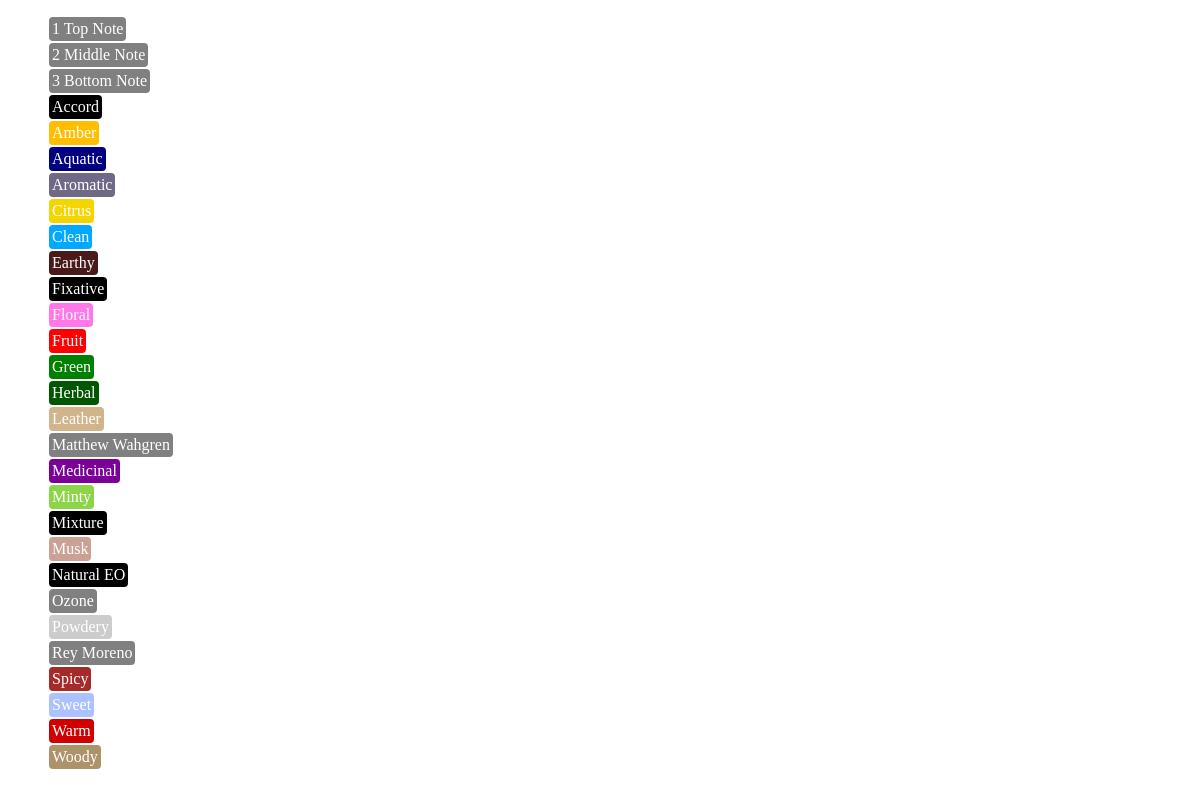
The page /materials/tags/ on the database its author committed.
### materials/models.py (models this page shows, shortened)
class Tag(models.Model):
	name = models.CharField(max_length=50)
	description = models.TextField(blank=True, null=True)
	materials = models.ManyToManyField(Material, blank=True)
	text_color = models.CharField(max_length=30, default="white")
	background_color = models.CharField(max_length=30, default="gray")
	category = models.ForeignKey(Category, on_delete=models.SET_NULL, null=True)
	date_created = models.DateTimeField(default=datetime.now)
	date_edited = models.DateTimeField(default=datetime.now)
	class Meta:
		ordering = ["category", "name"]

### materials/views.py (the view)
# urls.py: path("tags/", views.TagListView.as_view(), name="tag_list"),
class TagListView(generic.ListView):
	template_name = "materials/tag_list_view.html"
	context_object_name = "tag_list"
	def get_queryset(self):
		return Tag.objects.order_by("name")

### materials/templates/materials/tag_list_view.html (shortened to what this page needs)
{% extends "materials/base.html" %}
{% block content %}
	{% include "materials/tag_list.html" with tag_list=tag_list %}
{% endblock %}

### materials/templates/materials/tag_list.html
<ul class="list">
{% for tag in tag_list %}
	<li>
		<a href="{% url 'materials:tag_detail' tag.id %}">{% include "materials/tag.html" with tag=tag %}</a>
	</li>
{% endfor %}
</ul>

### materials/templates/materials/tag.html
<span style="color: {{tag.text_color}}; background-color: {{tag.background_color}}; padding: 3px; margin: 1px; display: inline-block; border-radius: 4px;">{{tag.name}}</span>

### materials/static/materials/style.css (style rules this page uses)
ul.list li { list-style-type: none; }

### rows shown on the page
Tag: name "1 Top Note"
Tag: name "2 Middle Note"
Tag: name "3 Bottom Note"
Tag: name "Accord"
Tag: name "Amber"
Tag: name "Aquatic"
Tag: name "Aromatic"
Tag: name "Citrus"
Tag: name "Clean"
Tag: name "Earthy"
Tag: name "Fixative"
Tag: name "Floral"
Tag: name "Fruit"
Tag: name "Green"
Tag: name "Herbal"
Tag: name "Leather"
Tag: name "Matthew Wahgren"
Tag: name "Medicinal"
Tag: name "Minty"
Tag: name "Mixture"
Tag: name "Musk"
Tag: name "Natural EO"
Tag: name "Ozone"
Tag: name "Powdery"
Tag: name "Rey Moreno"
Tag: name "Spicy"
Tag: name "Sweet"
Tag: name "Warm"
Tag: name "Woody"
